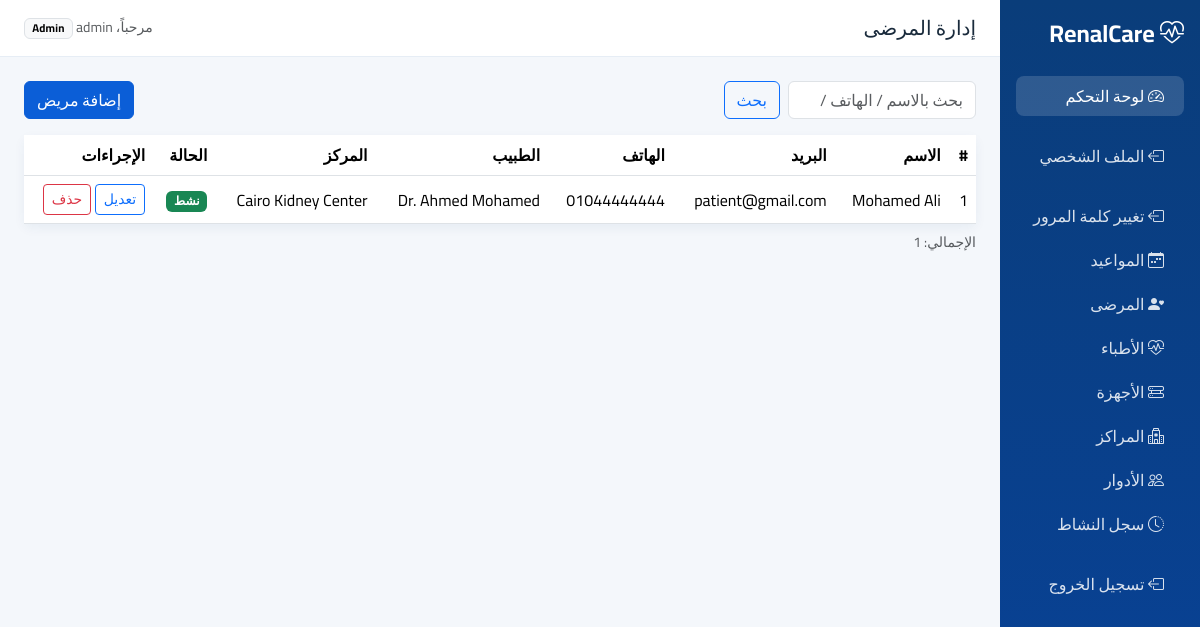
Screenshot of /admin-patients.php (signed in) with the database file from the repository.
### tables this page shows
CREATE TABLE `patients` (
  `id` int(11) NOT NULL,
  `user_id` int(11) DEFAULT NULL,
  `full_name` varchar(100) DEFAULT NULL,
  `phone` varchar(20) DEFAULT NULL,
  `blood_type` varchar(5) DEFAULT NULL,
  `gender` enum('Male','Female') DEFAULT NULL,
  `birth_date` date DEFAULT NULL,
  `address` text DEFAULT NULL,
  `status` enum('active','inactive') DEFAULT 'active'
);

CREATE TABLE `users` (
  `id` int(11) NOT NULL,
  `username` varchar(100) NOT NULL,
  `email` varchar(100) NOT NULL,
  `password` varchar(255) NOT NULL,
  `role` enum('admin','doctor','patient') NOT NULL,
  `image` varchar(255) DEFAULT 'default.png',
  `created_at` timestamp NOT NULL DEFAULT current_timestamp()
);

### admin-patients.php (the view, shortened to what this page needs)
<?php
require_once("config/database.php");
$search = "";
$query = "SELECT
patients.*,
users.email,
doctors.full_name AS doctor_name,
centers.name AS center_name
FROM patients
INNER JOIN users
ON patients.user_id = users.id
LEFT JOIN appointments
ON patients.id = appointments.patient_id
LEFT JOIN doctors
ON appointments.doctor_id = doctors.id
LEFT JOIN centers
ON appointments.center_id = centers.id";
$query .= " GROUP BY patients.id
ORDER BY patients.id DESC";
$result = mysqli_query($conn, $query);
?>
<?php include("includes/head.php"); ?>
<body>
<div class="container-fluid">
    <div class="row">
        <?php include("includes/sidebar.php"); ?>
        <main class="col-md-9 col-lg-10 p-0">
            <?php include("includes/topbar.php"); ?>
            <div class="p-4">
                <div class="d-flex flex-wrap gap-2 justify-content-between align-items-center mb-3">
                    <form method="get" class="d-flex gap-2">
                        <input
                            type="search"
                            name="search"
                            class="form-control"
                            placeholder="بحث بالاسم / الهاتف / البريد"
                            value="<?= htmlspecialchars($search); ?>">
                        <button
                            type="submit"
                            class="btn btn-outline-primary">
                            بحث
                        </button>
                    </form>
                    <a
                        href="admin-patient-form.php"
                        class="btn btn-primary">
                        إضافة مريض
                    </a>
                </div>
                <div class="card">
                    <div class="table-responsive">
                        <table class="table table-hover align-middle mb-0">
                            <thead>
                                <tr>
                                    <th>#</th>
                                    <th>الاسم</th>
                                    <th>البريد</th>
                                    <th>الهاتف</th>
                                    <th>الطبيب</th>
                                    <th>المركز</th>
                                    <th>الحالة</th>
                                    <th>الإجراءات</th>
                                </tr>
                            </thead>
                            <tbody>
                                <?php if (mysqli_num_rows($result) > 0): ?>
                                    <?php while ($row = mysqli_fetch_assoc($result)): ?>
                                        <tr>
                                            <td>
                                                <?= $row['id']; ?>
                                            </td>
                                            <td>
                                                <?= htmlspecialchars($row['full_name']); ?>
                                            </td>
                                            <td>
                                                <?= htmlspecialchars($row['email']); ?>
                                            </td>
                                            <td>
                                                <?= htmlspecialchars($row['phone']); ?>
                                            </td>
                                            <td>
                                                <?= htmlspecialchars($row['doctor_name'] ?? '—'); ?>
                                            </td>
                                            <td>
                                                <?= htmlspecialchars($row['center_name'] ?? '—'); ?>
                                            </td>
                                            <td>
                                                <?php if ($row['status'] == "active"): ?>
                                                    <span class="badge text-bg-success">
                                                        نشط
                                                    </span>
                                                <?php else: ?>
                                                    <span class="badge text-bg-secondary">
                                                        غير نشط
                                                    </span>
                                                <?php endif; ?>
                                            </td>
                                            <td>
                                                <a
                                                    href="admin-patient-form.php?id=<?= $row['id']; ?>"
                                                    class="btn btn-sm btn-outline-primary">
                                                    تعديل
                                                </a>
                                                <a
                                                    href="admin-patient-delete.php?id=<?= $row['id']; ?>"
                                                    class="btn btn-sm btn-outline-danger"
                                                    onclick="return confirm('هل أنت متأكد من حذف هذا المريض؟');">
                                                    حذف
                                                </a>
                                            </td>
                                        </tr>
                                    <?php endwhile; ?>
                                <?php endif; ?>
                            </tbody>
                        </table>
                    </div>
                </div>
                <p class="small text-muted mt-2">
                    الإجمالي: <?= mysqli_num_rows($result); ?>
                </p>
            </div>
        </main>
    </div>
</div>
</body>
</html>

### assets/css/app.css (style rules this page uses)
:root { --kc-primary: #0b5ed7; --kc-primary-dark: #084298; --kc-bg: #f4f7fb; --kc-sidebar: #0a3d7a; --kc-card: #ffffff; --kc-text: #1a2b3c; --kc-muted: #6c757d; }
body { font-family: "Cairo", system-ui, sans-serif; background: var(--kc-bg); color: var(--kc-text); }
.card { border: 0; box-shadow: 0 0.25rem 0.75rem rgba(10, 61, 122, 0.06); }
.btn-primary { background-color: var(--kc-primary); border-color: var(--kc-primary); }

### assets/css/site-extra.css (style rules this page uses)
.table td, .table th { vertical-align: middle; }

### rows the page displays
patients: id "1", full_name "Mohamed Ali", user.email "patient@gmail.com", phone "01044444444", doctor_name "Dr. Ahmed Mohamed", center_name "Cairo Kidney Center", status "نشط"

### other values shown
$title "إدارة المرضى"
$_SESSION['user_name'] "admin"
mysqli_num_rows($result) "1"
